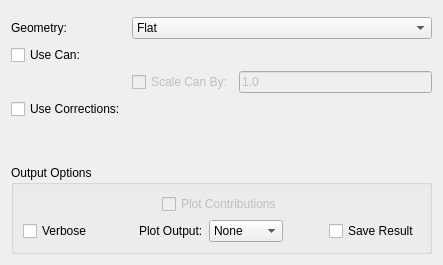
     <widget class="QWidget" name="tabApplyAbsorptionCorrections">
      <attribute name="title">
       <string>Apply Corrections</string>
      </attribute>
      <layout class="QVBoxLayout" name="verticalLayout_2">
       <item>
        <widget class="MantidQt::MantidWidgets::DataSelector" name="abscor_dsSample">
         <property name="sizePolicy">
          <sizepolicy hsizetype="Minimum" vsizetype="Fixed">
           <horstretch>0</horstretch>
           <verstretch>0</verstretch>
          </sizepolicy>
         </property>
         <property name="autoLoad">
          <bool>false</bool>
         </property>
         <property name="workspaceSuffixes" stdset="0">
          <stringlist>
           <string>_red</string>
          </stringlist>
         </property>
         <property name="fileBrowserSuffixes" stdset="0">
          <stringlist>
           <string>_red.nxs</string>
          </stringlist>
         </property>
         <property name="showLoad">
          <bool>false</bool>
         </property>
        </widget>
       </item>
       <item>
        <layout class="QGridLayout" name="gridLayout_4">
         <item row="0" column="0">
          <widget class="QLabel" name="abscor_lbGeometry">
           <property name="text">
            <string>Geometry:</string>
           </property>
          </widget>
         </item>
         <item row="0" column="1">
          <widget class="QComboBox" name="abscor_cbGeometry">
           <item>
            <property name="text">
             <string>Flat</string>
            </property>
           </item>
           <item>
            <property name="text">
             <string>Cylinder</string>
            </property>
           </item>
          </widget>
         </item>
         <item row="1" column="0">
          <widget class="QCheckBox" name="abscor_ckUseCan">
           <property name="text">
            <string>Use Can:</string>
           </property>
          </widget>
         </item>
         <item row="1" column="1">
          <widget class="MantidQt::MantidWidgets::DataSelector" name="abscor_dsContainer">
           <property name="enabled">
            <bool>false</bool>
           </property>
           <property name="sizePolicy">
            <sizepolicy hsizetype="Minimum" vsizetype="Fixed">
             <horstretch>0</horstretch>
             <verstretch>0</verstretch>
            </sizepolicy>
           </property>
           <property name="autoLoad">
            <bool>false</bool>
           </property>
           <property name="workspaceSuffixes" stdset="0">
            <stringlist>
             <string>_red</string>
            </stringlist>
           </property>
           <property name="fileBrowserSuffixes" stdset="0">
            <stringlist>
             <string>_red.nxs</string>
            </stringlist>
           </property>
           <property name="showLoad">
            <bool>false</bool>
           </property>
          </widget>
         </item>
         <item row="2" column="1">
          <layout class="QHBoxLayout" name="horizontalLayout_4">
           <item>
            <widget class="QCheckBox" name="abscor_ckScaleMultiplier">
             <property name="enabled">
              <bool>false</bool>
             </property>
             <property name="text">
              <string>Scale Can By:</string>
             </property>
             <property name="checked">
              <bool>false</bool>
             </property>
            </widget>
           </item>
           <item>
            <widget class="QLineEdit" name="abscor_leScaleMultiplier">
             <property name="enabled">
              <bool>false</bool>
             </property>
             <property name="text">
              <string>1.0</string>
             </property>
            </widget>
           </item>
          </layout>
         </item>
         <item row="3" column="0">
          <widget class="QCheckBox" name="abscor_ckUseCorrections">
           <property name="text">
            <string>Use Corrections:</string>
           </property>
          </widget>
         </item>
         <item row="3" column="1">
          <widget class="MantidQt::MantidWidgets::DataSelector" name="abscor_dsCorrections">
           <property name="enabled">
            <bool>false</bool>
           </property>
           <property name="sizePolicy">
            <sizepolicy hsizetype="Minimum" vsizetype="Fixed">
             <horstretch>0</horstretch>
             <verstretch>0</verstretch>
            </sizepolicy>
           </property>
           <property name="autoLoad">
            <bool>false</bool>
           </property>
           <property name="workspaceSuffixes" stdset="0">
            <stringlist>
             <string>_flt_Abs</string>
            </stringlist>
           </property>
           <property name="fileBrowserSuffixes" stdset="0">
            <stringlist>
             <string>_flt_Abs.nxs</string>
            </stringlist>
           </property>
           <property name="showLoad">
            <bool>false</bool>
           </property>
          </widget>
         </item>
        </layout>
       </item>
       <item>
        <spacer name="abscor_verticalSpacer">
         <property name="orientation">
          <enum>Qt::Vertical</enum>
         </property>
         <property name="sizeHint" stdset="0">
          <size>
           <width>20</width>
           <height>40</height>
          </size>
         </property>
        </spacer>
       </item>
       <item>
        <widget class="QGroupBox" name="groupBox">
         <property name="title">
          <string>Output Options</string>
         </property>
         <layout class="QVBoxLayout" name="verticalLayout_3">
          <item>
           <layout class="QHBoxLayout" name="horizontalLayout_33">
            <item>
             <spacer name="horizontalSpacer_9">
              <property name="orientation">
               <enum>Qt::Horizontal</enum>
              </property>
              <property name="sizeHint" stdset="0">
               <size>
                <width>40</width>
                <height>20</height>
               </size>
              </property>
             </spacer>
            </item>
            <item>
             <widget class="QCheckBox" name="abscor_ckPlotContrib">
              <property name="enabled">
               <bool>false</bool>
              </property>
              <property name="text">
               <string>Plot Contributions</string>
              </property>
             </widget>
            </item>
            <item>
             <spacer name="horizontalSpacer_25">
              <property name="orientation">
               <enum>Qt::Horizontal</enum>
              </property>
              <property name="sizeHint" stdset="0">
               <size>
                <width>40</width>
                <height>20</height>
               </size>
              </property>
             </spacer>
            </item>
           </layout>
          </item>
          <item>
           <layout class="QHBoxLayout" name="abscor_layoutPlotOutput">
            <item>
             <widget class="QCheckBox" name="abscor_ckVerbose">
              <property name="enabled">
               <bool>true</bool>
              </property>
              <property name="text">
               <string>Verbose</string>
              </property>
              <property name="checkable">
               <bool>true</bool>
              </property>
              <property name="checked">
               <bool>false</bool>
              </property>
             </widget>
            </item>
            <item>
             <spacer name="horizontalSpacer_16">
              <property name="orientation">
               <enum>Qt::Horizontal</enum>
              </property>
              <property name="sizeHint" stdset="0">
               <size>
                <width>40</width>
                <height>20</height>
               </size>
              </property>
             </spacer>
            </item>
            <item>
             <widget class="QLabel" name="abscor_lbPlotOutput">
              <property name="sizePolicy">
               <sizepolicy hsizetype="Maximum" vsizetype="Preferred">
                <horstretch>0</horstretch>
                <verstretch>0</verstretch>
               </sizepolicy>
              </property>
              <property name="text">
               <string>Plot Output:</string>
              </property>
             </widget>
            </item>
            <item>
             <widget class="QComboBox" name="abscor_cbPlotOutput">
              <item>
               <property name="text">
                <string>None</string>
               </property>
              </item>
              <item>
               <property name="text">
                <string>Contour</string>
               </property>
              </item>
              <item>
               <property name="text">
                <string>Spectra</string>
               </property>
              </item>
              <item>
               <property name="text">
                <string>Both</string>
               </property>
              </item>
             </widget>
            </item>
            <item>
             <spacer name="horizontalSpacer_26">
              <property name="orientation">
               <enum>Qt::Horizontal</enum>
              </property>
              <property name="sizeHint" stdset="0">
               <size>
                <width>40</width>
                <height>20</height>
               </size>
              </property>
             </spacer>
            </item>
            <item>
             <widget class="QCheckBox" name="abscor_ckSave">
              <property name="text">
               <string>Save Result</string>
              </property>
             </widget>
            </item>
           </layout>
          </item>
         </layout>
        </widget>
       </item>
      </layout>
     </widget>
